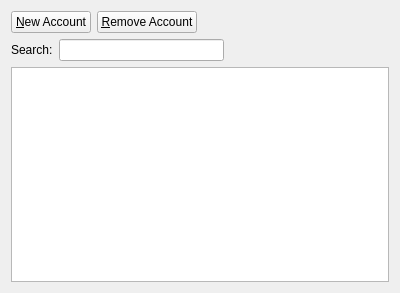
<?xml version="1.0" encoding="UTF-8"?>
<ui version="4.0">
 <class>AccountsPage</class>
 <widget class="QWidget" name="AccountsPage">
  <property name="geometry">
   <rect>
    <x>0</x>
    <y>0</y>
    <width>400</width>
    <height>293</height>
   </rect>
  </property>
  <property name="windowTitle">
   <string>Form</string>
  </property>
  <layout class="QGridLayout" name="gridLayout">
   <item row="0" column="0">
    <layout class="QHBoxLayout" name="horizontalLayout_3">
     <item>
      <layout class="QVBoxLayout" name="verticalLayout">
       <item>
        <layout class="QHBoxLayout" name="horizontalLayout">
         <item>
          <widget class="QPushButton" name="newAccountPB">
           <property name="text">
            <string>&amp;New Account</string>
           </property>
          </widget>
         </item>
         <item>
          <widget class="QPushButton" name="removeAccountPB">
           <property name="text">
            <string>&amp;Remove Account</string>
           </property>
          </widget>
         </item>
         <item>
          <spacer name="horizontalSpacer">
           <property name="orientation">
            <enum>Qt::Horizontal</enum>
           </property>
           <property name="sizeHint" stdset="0">
            <size>
             <width>40</width>
             <height>20</height>
            </size>
           </property>
          </spacer>
         </item>
        </layout>
       </item>
       <item>
        <layout class="QHBoxLayout" name="horizontalLayout_2">
         <item>
          <widget class="QLabel" name="searchLB">
           <property name="text">
            <string>Search:</string>
           </property>
          </widget>
         </item>
         <item>
          <widget class="QLineEdit" name="searchLE"/>
         </item>
         <item>
          <spacer name="horizontalSpacer_2">
           <property name="orientation">
            <enum>Qt::Horizontal</enum>
           </property>
           <property name="sizeHint" stdset="0">
            <size>
             <width>40</width>
             <height>20</height>
            </size>
           </property>
          </spacer>
         </item>
        </layout>
       </item>
       <item>
        <widget class="Akonadi::EntityTreeView" name="accountsTV">
         <property name="sizePolicy">
          <sizepolicy hsizetype="Expanding" vsizetype="Expanding">
           <horstretch>1</horstretch>
           <verstretch>0</verstretch>
          </sizepolicy>
         </property>
         <property name="minimumSize">
          <size>
           <width>300</width>
           <height>0</height>
          </size>
         </property>
        </widget>
       </item>
      </layout>
     </item>
    </layout>
   </item>
  </layout>
 </widget>
 <customwidgets>
  <customwidget>
   <class>Akonadi::EntityTreeView</class>
   <extends>QTreeView</extends>
   <header location="global">akonadi/entitytreeview.h</header>
  </customwidget>
 </customwidgets>
 <resources/>
 <connections/>
</ui>
